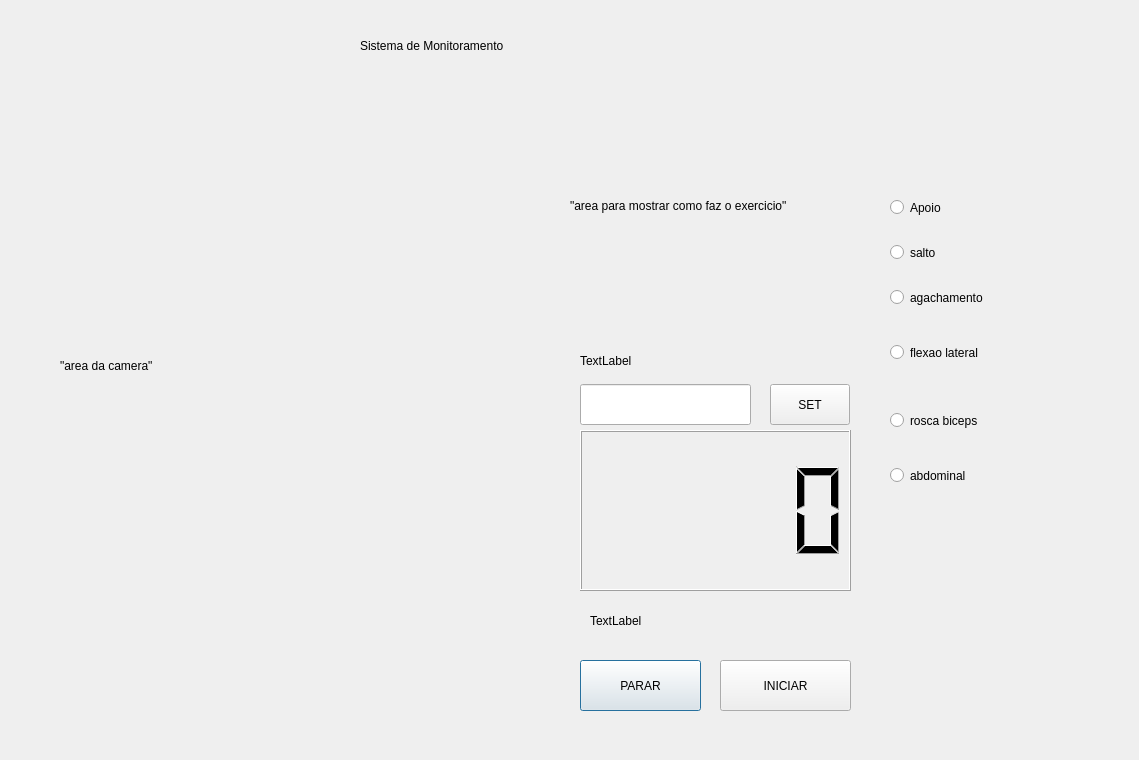
<?xml version="1.0" encoding="UTF-8"?>
<ui version="4.0">
 <class>Dialog</class>
 <widget class="QDialog" name="Dialog">
  <property name="geometry">
   <rect>
    <x>0</x>
    <y>0</y>
    <width>1139</width>
    <height>760</height>
   </rect>
  </property>
  <property name="windowTitle">
   <string>Dialog</string>
  </property>
  <widget class="QLabel" name="area_como_faz">
   <property name="geometry">
    <rect>
     <x>570</x>
     <y>70</y>
     <width>301</width>
     <height>271</height>
    </rect>
   </property>
   <property name="styleSheet">
    <string notr="true"/>
   </property>
   <property name="text">
    <string>&quot;area para mostrar como faz o exercicio&quot;</string>
   </property>
  </widget>
  <widget class="QLCDNumber" name="lcd_reps_counter">
   <property name="geometry">
    <rect>
     <x>580</x>
     <y>430</y>
     <width>271</width>
     <height>161</height>
    </rect>
   </property>
  </widget>
  <widget class="QLabel" name="area_camera">
   <property name="geometry">
    <rect>
     <x>60</x>
     <y>70</y>
     <width>481</width>
     <height>591</height>
    </rect>
   </property>
   <property name="text">
    <string>&quot;area da camera&quot;</string>
   </property>
  </widget>
  <widget class="QLineEdit" name="reps_edit">
   <property name="geometry">
    <rect>
     <x>580</x>
     <y>384</y>
     <width>171</width>
     <height>41</height>
    </rect>
   </property>
   <property name="text">
    <string/>
   </property>
  </widget>
  <widget class="QRadioButton" name="apoio">
   <property name="geometry">
    <rect>
     <x>890</x>
     <y>182</y>
     <width>121</width>
     <height>51</height>
    </rect>
   </property>
   <property name="text">
    <string>Apoio</string>
   </property>
  </widget>
  <widget class="QRadioButton" name="salto">
   <property name="geometry">
    <rect>
     <x>890</x>
     <y>232</y>
     <width>111</width>
     <height>41</height>
    </rect>
   </property>
   <property name="text">
    <string>salto</string>
   </property>
  </widget>
  <widget class="QRadioButton" name="agachamento">
   <property name="geometry">
    <rect>
     <x>890</x>
     <y>272</y>
     <width>131</width>
     <height>51</height>
    </rect>
   </property>
   <property name="text">
    <string>agachamento</string>
   </property>
  </widget>
  <widget class="QRadioButton" name="flexao_lateral">
   <property name="geometry">
    <rect>
     <x>890</x>
     <y>332</y>
     <width>131</width>
     <height>41</height>
    </rect>
   </property>
   <property name="text">
    <string>flexao lateral</string>
   </property>
  </widget>
  <widget class="QRadioButton" name="rosca_biceps">
   <property name="geometry">
    <rect>
     <x>890</x>
     <y>400</y>
     <width>111</width>
     <height>41</height>
    </rect>
   </property>
   <property name="text">
    <string>rosca biceps</string>
   </property>
  </widget>
  <widget class="QRadioButton" name="abdominal">
   <property name="geometry">
    <rect>
     <x>890</x>
     <y>450</y>
     <width>121</width>
     <height>51</height>
    </rect>
   </property>
   <property name="text">
    <string>abdominal</string>
   </property>
  </widget>
  <widget class="QLabel" name="title">
   <property name="geometry">
    <rect>
     <x>360</x>
     <y>30</y>
     <width>441</width>
     <height>31</height>
    </rect>
   </property>
   <property name="cursor">
    <cursorShape>WaitCursor</cursorShape>
   </property>
   <property name="styleSheet">
    <string notr="true"/>
   </property>
   <property name="text">
    <string>Sistema de Monitoramento</string>
   </property>
  </widget>
  <widget class="QPushButton" name="stop_button">
   <property name="geometry">
    <rect>
     <x>580</x>
     <y>660</y>
     <width>121</width>
     <height>51</height>
    </rect>
   </property>
   <property name="text">
    <string>PARAR</string>
   </property>
  </widget>
  <widget class="QPushButton" name="start_button">
   <property name="geometry">
    <rect>
     <x>720</x>
     <y>660</y>
     <width>131</width>
     <height>51</height>
    </rect>
   </property>
   <property name="text">
    <string>INICIAR</string>
   </property>
  </widget>
  <widget class="QPushButton" name="set_button">
   <property name="geometry">
    <rect>
     <x>770</x>
     <y>384</y>
     <width>80</width>
     <height>41</height>
    </rect>
   </property>
   <property name="text">
    <string>SET</string>
   </property>
  </widget>
  <widget class="QLabel" name="target_reps">
   <property name="geometry">
    <rect>
     <x>580</x>
     <y>350</y>
     <width>261</width>
     <height>21</height>
    </rect>
   </property>
   <property name="text">
    <string>TextLabel</string>
   </property>
  </widget>
  <widget class="QLabel" name="invalid_reps">
   <property name="geometry">
    <rect>
     <x>590</x>
     <y>610</y>
     <width>261</width>
     <height>21</height>
    </rect>
   </property>
   <property name="text">
    <string>TextLabel</string>
   </property>
  </widget>
 </widget>
 <resources/>
 <connections/>
</ui>
